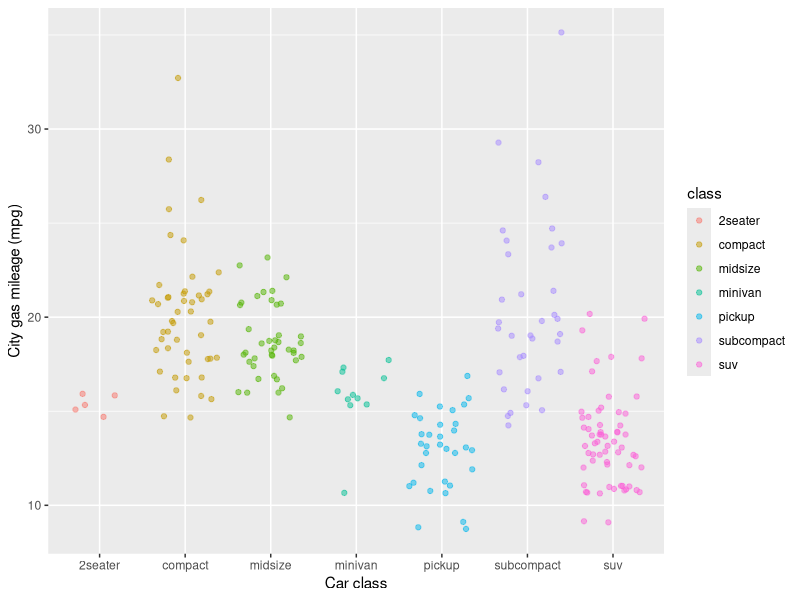

The R script that drew this image:
## ---- chunk 1
knitr::opts_chunk$set(echo = TRUE)
library (tidyverse)
## ---- chunk 2
ggplot(data = mpg, aes(x = class, y = cty)) +
	geom_jitter(aes(color = class), alpha = 0.5) +
  labs(x = "Car class", 
       y = "City gas mileage (mpg)")

